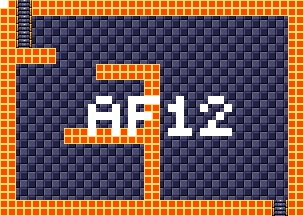

The image is a tile-based game level rendered from a .tmx file. Its description and source (layers, tilesets, objects; grid data summarised) follow:
An orthogonal 38x27 tile map with 8x8 px tiles, 4 tile layers (background, foreground, room numbers, Objects), 15 tilesets.

<map version="1.5" tiledversion="1.7.1" orientation="orthogonal" renderorder="right-down" width="38" height="27" tilewidth="8" tileheight="8" infinite="0" nextlayerid="11" nextobjectid="1">
 <tileset firstgid="1" source="tilesheets/tsKarniMata.tsx" />
 <tileset firstgid="1025" source="tilesheets/tsVoodooWasp.tsx" />
 <tileset firstgid="2049" source="tilesheets/tsBurial.tsx" />
 <tileset firstgid="3073" source="tilesheets/tsBlueTemple.tsx" />
 <tileset firstgid="4097" source="tilesheets/tsGoddess.tsx" />
 <tileset firstgid="5121" source="tilesheets/tsKonark.tsx" />
 <tileset firstgid="6145" name="sEnemies" tilewidth="8" tileheight="8" tilecount="1024" columns="32">
  <image source="../grapx/tilesheets/sObjects.bmp" trans="ff94ff" width="256" height="256" />
 </tileset>
 <tileset firstgid="7169" source="tilesheets/tsIceTemple.tsx" />
 <tileset firstgid="8193" source="tilesheets/tsLavaArea.tsx" />
 <tileset firstgid="9217" source="tilesheets/tsBossArea.tsx" />
 <tileset firstgid="10241" source="tilesheets/tsPegu.tsx" />
 <tileset firstgid="11265" source="tilesheets/sTiwanakuTemple.tsx" />
 <tileset firstgid="12289" source="tilesheets/sIndraTemple.tsx" />
 <tileset firstgid="13313" source="tilesheets/sTeleport.tsx" />
 <tileset firstgid="14337" source="tilesheets/sObjects.tsx" />
 <layer id="2" name="background" width="38" height="27">
  <data>[1026 cells, 1026 non-empty, 2 distinct tile ids]</data>
 </layer>
 <layer id="1" name="foreground" width="38" height="27">
  <data>[1026 cells, 328 non-empty, 3 distinct tile ids]</data>
 </layer>
 <layer id="7" name="room numbers" width="38" height="27">
  <data>[1026 cells, 41 non-empty, 1 distinct tile ids]</data>
 </layer>
 <layer id="10" name="Objects" width="38" height="27">
  <data>[1026 cells, 0 non-empty, 0 distinct tile ids]</data>
 </layer>
</map>
